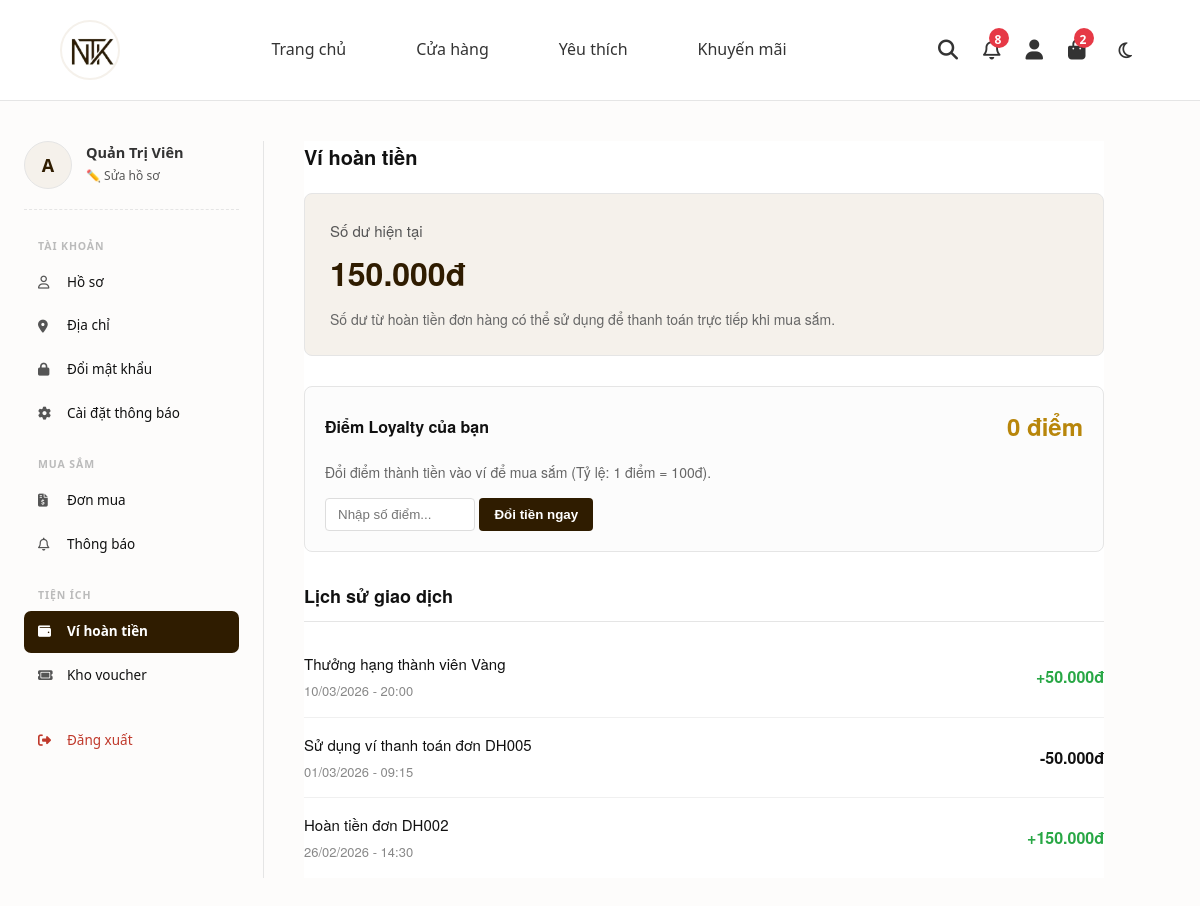
The page /views/user/dashboard.php?view=vihoantien (signed in) on the database as committed earlier.
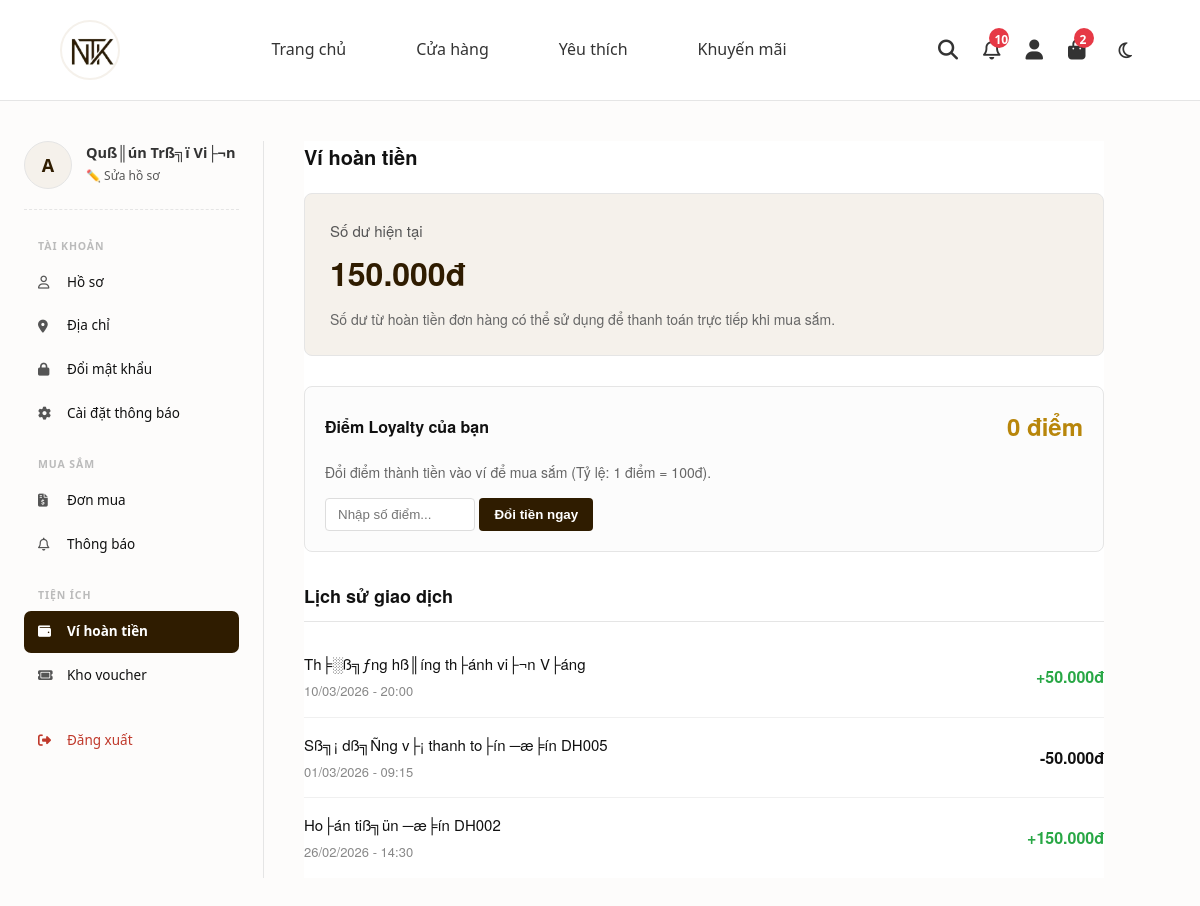
The same page on the database as committed later.
### tables this page shows
CREATE TABLE `users` (
  `user_id` char(5) NOT NULL,
  `username` varchar(50) NOT NULL,
  `password` varchar(50) NOT NULL,
  `fullname` varchar(100) DEFAULT NULL,
  `email` varchar(100) DEFAULT NULL,
  `phonenumber` varchar(10) DEFAULT NULL,
  `address` text DEFAULT NULL,
  `verification_code` varchar(6) DEFAULT NULL,
  `verification_code_expires_at` datetime DEFAULT NULL,
  `is_verified` int(11) DEFAULT 0,
  `role` int(11) DEFAULT 0,
  `status` int(11) DEFAULT 1,
  `created_at` datetime DEFAULT current_timestamp(),
  `total_orders` int(11) DEFAULT 0,
  `total_spend` decimal(15,2) DEFAULT 0.00,
  `bank_name` varchar(100) DEFAULT NULL,
  `bank_account_number` varchar(20) DEFAULT NULL,
  `bank_account_name` varchar(100) DEFAULT NULL,
  `wallet_balance` decimal(15,2) DEFAULT 0.00,
  `current_points` int(11) NOT NULL DEFAULT 0,
  `tier` varchar(50) NOT NULL DEFAULT 'Member',
  `accumulated_points` int(11) NOT NULL DEFAULT 0,
  PRIMARY KEY (`user_id`),
  UNIQUE KEY `username` (`username`)
);

CREATE TABLE `wallet_transactions` (
  `transaction_id` int(11) NOT NULL AUTO_INCREMENT,
  `user_id` char(5) DEFAULT NULL,
  `amount` decimal(15,2) NOT NULL,
  `transaction_type` int(11) NOT NULL,
  `description` varchar(255) DEFAULT NULL,
  `related_order_id` char(5) DEFAULT NULL,
  `created_at` datetime DEFAULT current_timestamp(),
  PRIMARY KEY (`transaction_id`),
  KEY `fk_wt_user` (`user_id`),
  KEY `fk_wt_order` (`related_order_id`)
);

### src/views/user/wallet.php (the view, shortened to what the changed rows need)
<?php
$user_id = $_SESSION['user_id'] ?? null;
global $conn;
$current_balance = 0;
$transactions = [];
if (isset($conn) && $conn !== null && $user_id) {
    try {
        $stmt_balance = $conn->prepare("
            SELECT SUM(CASE WHEN transaction_type = 1 THEN amount ELSE -amount END) as balance
            FROM wallet_transactions
            WHERE user_id = :user_id
        ");
        $stmt_balance->execute(['user_id' => $user_id]);
        $balance_result = $stmt_balance->fetch(PDO::FETCH_ASSOC);
        $current_balance = $balance_result['balance'] ?? 0;
        $stmt_points = $conn->prepare("SELECT current_points FROM users WHERE user_id = :uid");
        $stmt_points->execute(['uid' => $user_id]);
        $current_points = intval($stmt_points->fetchColumn());
        $stmt_tx = $conn->prepare("
            SELECT wt.amount, wt.transaction_type, wt.description, wt.created_at
            FROM wallet_transactions wt
            JOIN users u ON wt.user_id = u.user_id
            WHERE u.user_id = :user_id
            ORDER BY wt.created_at DESC
        ");
        $stmt_tx->execute(['user_id' => $user_id]);
        $transactions = $stmt_tx->fetchAll(PDO::FETCH_ASSOC);
    } catch (PDOException $e) {
        echo "<script>console.error('Lỗi DB: " . addslashes($e->getMessage()) . "');</script>";
    }
}
if (!function_exists('formatVND')) {
    function formatVND($amount) {
        return number_format((float)$amount, 0, ',', '.') . 'đ';
    }
}
?>
<div class="wallet-wrapper">
    <div class="wallet-header">Ví hoàn tiền</div>
    <div class="balance-card">
        <div class="balance-label">Số dư hiện tại</div>
        <div class="balance-amount"><?= formatVND($current_balance) ?></div>
        <div class="balance-desc">Số dư từ hoàn tiền đơn hàng có thể sử dụng để thanh toán trực tiếp khi mua sắm.</div>
    </div>
    <div class="loyalty-section">
        <div class="loyalty-header">
            <span style="font-size:16px; font-weight:600;">Điểm Loyalty của bạn</span>
            <span class="loyalty-points"><?= number_format($current_points, 0, ',', '.') ?> điểm</span>
        </div>
        <p style="font-size:14px; color:#666; margin-bottom:15px;">Đổi điểm thành tiền vào ví để mua sắm (Tỷ lệ: 1 điểm = 100đ).</p>
        <form class="redeem-form" id="redeemForm">
            <input type="number" id="redeemAmount" min="1" max="<?= $current_points ?>" placeholder="Nhập số điểm..." required>
            <button type="button" class="redeem-btn" onclick="redeemPoints()">Đổi tiền ngay</button>
        </form>
    </div>
    <div class="tx-section-title">Lịch sử giao dịch</div>
    <?php if (empty($transactions)): ?>
        <div class="tx-empty">
            Chưa có giao dịch nào.
        </div>
    <?php else: ?>
        <div class="tx-list">
            <?php foreach ($transactions as $tx): ?>
                <div class="tx-item">
                    <div class="tx-info-left">
                        <span class="tx-title"><?= htmlspecialchars($tx['description'] ?? 'Giao dịch') ?></span>
                        <span class="tx-date"><?= date('d/m/Y - H:i', strtotime($tx['created_at'])) ?></span>
                    </div>
                    <?php if ($tx['transaction_type'] == 1): ?>
                        <div class="tx-amount plus">+<?= formatVND($tx['amount']) ?></div>
                    <?php else: ?>
                        <div class="tx-amount minus">-<?= formatVND($tx['amount']) ?></div>
                    <?php endif; ?>
                </div>
            <?php endforeach; ?>
        </div>
    <?php endif; ?>
</div>

### src/views/user/dashboard.php (shortened to what the changed rows need)
<?php
require_once __DIR__ . '/../../config/database.php';
try {
    $stmt = $conn->prepare("SELECT * FROM users WHERE user_id = :user_id");
    $stmt->execute(['user_id' => $_SESSION['user_id']]);
    $current_user = $stmt->fetch(PDO::FETCH_ASSOC);
} catch (PDOException $e) {
    echo "Lỗi: " . $e->getMessage();
    exit;
}
$view = isset($_GET['view']) ? $_GET['view'] : 'hoso';
?>
<!DOCTYPE html>
<html lang="vi">
<head>
    <link rel="stylesheet" href="https://cdnjs.cloudflare.com/ajax/libs/font-awesome/6.4.0/css/all.min.css">
    <link rel="stylesheet" href="../../assets/css/style.css">
</head>
<body>
<?php
require realpath(__DIR__ . '/../../includes/header.php');
?>
<div class="dashboard-wrap">
    <aside class="dashboard-sidebar">
        <div class="user-card">
            <div class="user-avatar"><?= strtoupper(substr($current_user['username'], 0, 1)) ?></div>
            <div>
                <div class="user-name"><?= htmlspecialchars($current_user['fullname'] ?: $current_user['username']) ?></div>
                <a href="dashboard.php?view=hoso" class="user-edit">✏️ Sửa hồ sơ</a>
            </div>
        </div>
    </aside>
    <main class="dashboard-content">
        <?php
            switch ($view) {
                case 'vihoantien':     include 'wallet.php';               break;
            }
        ?>
    </main>
</div>
</body>
</html>

### src/includes/header.php (shortened to what the changed rows need)
<?php
require_once __DIR__ . '/../config/database.php';
$_is_https = (!empty($_SERVER['HTTPS']) && $_SERVER['HTTPS'] !== 'off') ||
             (!empty($_SERVER['HTTP_X_FORWARDED_PROTO']) && $_SERVER['HTTP_X_FORWARDED_PROTO'] === 'https');
$_protocol = $_is_https ? 'https' : 'http';
$_host = $_SERVER['HTTP_HOST'];
$_src_dir = str_replace('\\', '/', realpath(__DIR__ . '/../'));
$_doc_root = str_replace('\\', '/', realpath($_SERVER['DOCUMENT_ROOT']));
$_src_path = str_replace($_doc_root, '', $_src_dir);
$_BASE = $_protocol . '://' . $_host . $_src_path;
$unread_noti_count = 0;
try {
    if (isset($_SESSION['user_id'])) {
        $stmt_n = $conn->prepare("SELECT COUNT(*) as unread FROM notifications WHERE user_id = :user_id AND is_read = 0");
        $stmt_n->execute(['user_id' => $_SESSION['user_id']]);
        $row_n = $stmt_n->fetch(PDO::FETCH_ASSOC);
        $unread_noti_count = $row_n['unread'] ?: 0;
    }
} catch (PDOException $e) {}
?>
<!DOCTYPE html>
<html lang="vi">
<head>
    <link rel="stylesheet" href="https://cdnjs.cloudflare.com/ajax/libs/font-awesome/6.4.0/css/all.min.css">
    <link rel="stylesheet" href="<?= $_BASE ?>/assets/css/style.css">
</head>
<body>
    <header class="main-header">
        <div class="header-container">
            <div class="header-icons">
                <?php if (isset($_SESSION['user_id'])): ?>
                    <a href="<?= $_BASE ?>/views/user/dashboard.php?view=thongbao" title="Thông báo" style="position:relative;">
                        <i class="fa-regular fa-bell"></i>
                        <?php if ($unread_noti_count > 0): ?>
                        <span class="cart-count" style="position:absolute; top:-6px; right:-8px; background:#e63946; color:#fff; font-size:12px; padding:2px 6px; border-radius:12px; display:inline-block;"><?= intval($unread_noti_count) ?></span>
                        <?php endif; ?>
                    </a>
                <?php else: ?>
                    <a href="<?= $_BASE ?>/views/login.php" title="Đăng nhập"><i class="fa-regular fa-user"></i></a>
                <?php endif; ?>
            </div>
        </div>
    </header>

Rows that differ between the two databases and show on the page:
changed users: fullname "Quản Trị Viên" → "Quß║ún Trß╗ï Vi├¬n"
changed wallet_transactions: description "Thưởng hạng thành viên Vàng" → "Th╞░ß╗ƒng hß║íng th├ánh vi├¬n V├áng"
changed wallet_transactions: description "Sử dụng ví thanh toán đơn DH005" → "Sß╗¡ dß╗Ñng v├¡ thanh to├ín ─æ╞ín DH005"
changed wallet_transactions: description "Hoàn tiền đơn DH002" → "Ho├án tiß╗ün ─æ╞ín DH002"
Other text that changed with them:
$unread_noti_count: "8" → "10"
